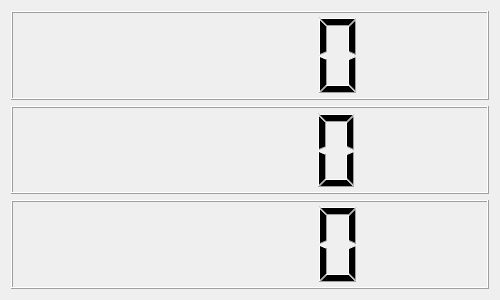
<?xml version="1.0" encoding="UTF-8"?>
<ui version="4.0">
 <class>frmDateTimeLcd</class>
 <widget class="QWidget" name="frmDateTimeLcd">
  <property name="geometry">
   <rect>
    <x>0</x>
    <y>0</y>
    <width>500</width>
    <height>300</height>
   </rect>
  </property>
  <property name="windowTitle">
   <string>Form</string>
  </property>
  <layout class="QVBoxLayout" name="verticalLayout">
   <item>
    <widget class="DateTimeLcd" name="lcdNumber1"/>
   </item>
   <item>
    <widget class="DateTimeLcd" name="lcdNumber2"/>
   </item>
   <item>
    <widget class="DateTimeLcd" name="lcdNumber3"/>
   </item>
  </layout>
 </widget>
 <customwidgets>
  <customwidget>
   <class>DateTimeLcd</class>
   <extends>QLCDNumber</extends>
   <header>datetimelcd.h</header>
  </customwidget>
 </customwidgets>
 <resources/>
 <connections/>
</ui>
